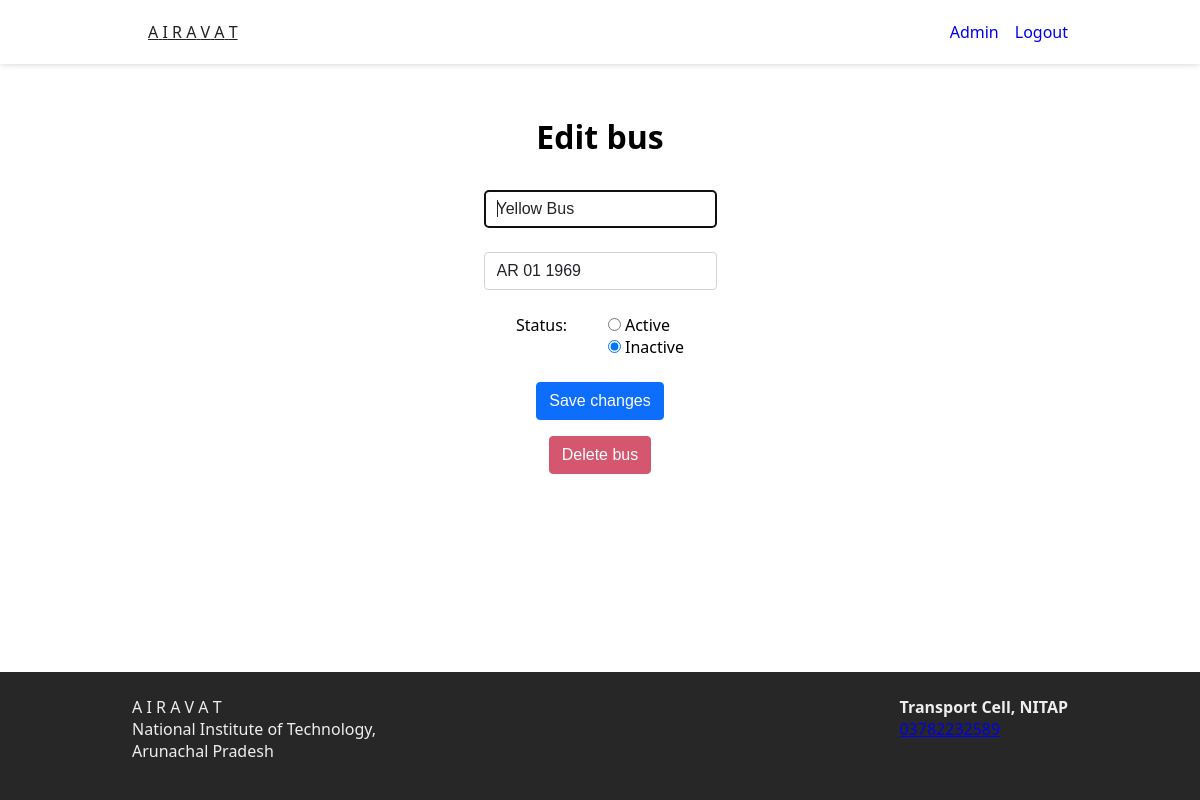
The app's page /update_bus?id=2 (signed in), older data.
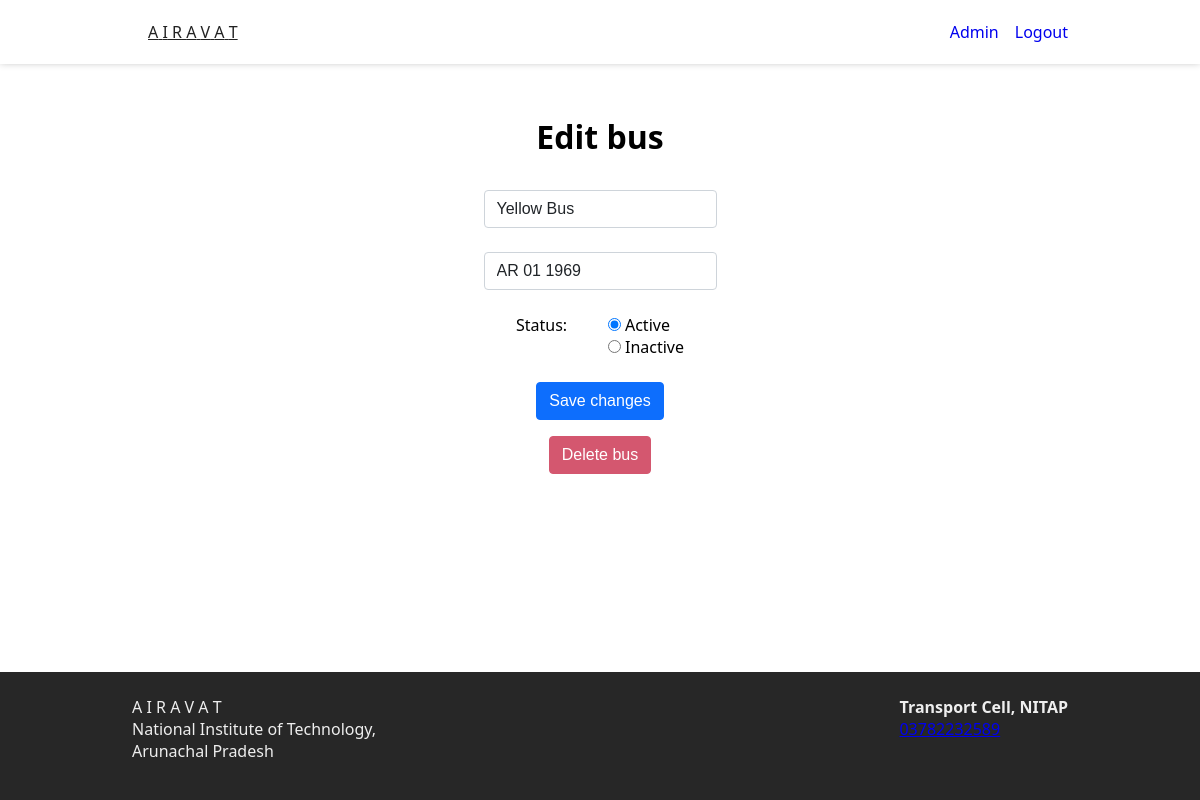
The same page, newer data.
### tables this page shows
CREATE TABLE bus (
    id INTEGER,
    name TEXT DEFAULT "Bus" NOT NULL,
    license_plate TEXT NOT NULL,
    status INTEGER DEFAULT 1 NOT NULL,
    long REAL,
    lat REAL,
    in_campus_location TEXT,
    PRIMARY KEY(id)   
);

### app.py (the view, shortened to what this page needs)
@app.route("/update_bus", methods=["GET", "POST"])
@login_required
def update_bus():
    if (request.method == "GET"):
        id = request.args.get('id')
        bus = db.execute("SELECT * FROM bus WHERE id IS ?", id)[0]
        return render_template("editbus.html", bus=bus)

### helpers.py (called while the page is built)
def login_required(f):
    @wraps(f)
    def decorated_function(*args, **kwargs):
        if session.get("user_id") is None:
            return redirect("/login")
        return f(*args, **kwargs)
    return decorated_function

### templates/editbus.html (shortened to what this page needs)
{% extends "layout.html" %}
{% block main %}
<div class="container section tab-view active-view">
    <h1 class="page-heading">Edit bus</h2>
        <form class="bus-form" action="/update_bus" method="post">
            <div class="form-inp">
                <input autocomplete="off" autofocus class="form-control" id="busname" name="busname"
                    value="{{ bus.name }}" placeholder="Bus name" type="text">
            </div>
            <div class="form-inp">
                <input autocomplete="off" autofocus class="form-control" id="license" name="license"
                    value="{{ bus.license_plate }}" placeholder="License Plate" type="text" required>
            </div>
            <div class="form-inp radios">
                <div class="label">Status: </div>
                <div>
                {% if bus.status == 0 %}
                <input type="radio" id="statusActive" name="status" value="active">
                <label for="active">Active</label><br>
                <input type="radio" id="statusInactive" name="status" value="inactive" checked>
                <label for="inactive">Inactive</label><br>
                {% else %}
                <input type="radio" id="statusActive" name="status" value="active" checked>
                <label for="active">Active</label><br>
                <input type="radio" id="statusInactive" name="status" value="inactive">
                <label for="inactive">Inactive</label><br>
                {% endif %}
                </div>
            </div>
            <button class="btn form-submit" type="submit">Save changes</button>
        </form>
        <form class="bus-form" action="/remove" method="post">
            <button class="btn delete" type="submit">Delete bus</button>
        </form>
</div>
{% endblock %}

### templates/layout.html (shortened to what this page needs)
<!DOCTYPE html>
<html lang="en">
<head>
  <link rel="stylesheet" href="static/style.css">
</head>
<body>
  <nav class="main-nav">
    <div class="main-nav-wrapper container">
      <div class="airavat-logo">
        <a class="nav-item" href="/">
          <span>A</span>
          <span>I</span>
          <span>R</span>
          <span>A</span>
          <span>V</span>
          <span>A</span>
          <span>T</span>
        </a>
      </div>
      {% if session["user_id"] %}
      <ul class="nav-lis">
        <li class="nav-item">
          <a class="nav-link" href="/admin">Admin</a>
        </li>
        <li class="nav-item">
          <a class="nav-link" href="/logout">Logout</a>
        </li>
      </ul>
      {% else %}
      <ul class="nav-lis">
        <li class="nav-item">
          <a class="nav-link" href="/login">Admin login</a>
        </li>
      </ul>
      {% endif %}
    </div>
  </nav>
  <main class="main-main">
    {% block main %}{% endblock %}
  </main>
  <footer class="main-footer">
    <div class="main-footer-wrapper container">
      <div class="left">
        <div class="airavat-logo">
          <span>A</span>
          <span>I</span>
          <span>R</span>
          <span>A</span>
          <span>V</span>
          <span>A</span>
          <span>T</span>
        </div>
        <p>
          National Institute of Technology,<br>
          Arunachal Pradesh
        </p>
      </div>
      <div class="right">
        <p><strong>Transport Cell, NITAP</strong></p>
        <p><a href="tel:+913782232589">03782232589</a></p>
      </div>
    </div>
  </footer>
</body>
</html>

### static/style.css (style rules this page uses)
* { padding: 0; margin: 0; box-sizing: border-box; }
:root { --nav-height: 4rem; --ftr-height: 8rem; }
.container { margin: auto; max-width: 1000px; padding: 0 2rem; }
.section { padding-top: 3rem; padding-bottom: 3rem; }
body { font-family: 'Segoe UI', Tahoma, Geneva, Verdana, sans-serif; }
.main-main { min-height: calc(100vh - var(--nav-height) - var(--ftr-height)); padding: 0 0 3.2rem; }
.main-main > .container:first-child { padding-top: 3.2rem; }
.page-heading { text-align: center; margin: 0 0 2rem; }
.form-inp { margin-bottom: 1.5rem; }
.form-inp.radios { display: flex; flex-direction: row; align-items: flex-start; min-width: 10.5rem; justify-content: space-between; }
.radios > .label { margin-right: 0.8rem; }
.form-control { display: block; width: 100%; padding: 0.375rem 0.75rem; font-size: 1rem; font-weight: 400; line-height: 1.5; color: #212529; background-color: #fff; background-clip: padding-box; border: 1px solid #ced4da; -webkit-appearance: none; -moz-appearance: none; appearance: none; border-radius: 0.25rem; transition: border-color .15s ease-in-out,box-shadow .15s ease-in-out; }
.btn { display: inline-block; font-weight: 400; line-height: 1.5; color: #212529; text-align: center; text-decoration: none; vertical-align: middle; cursor: pointer; -webkit-user-select: none; -moz-user-select: none; user-select: none; background-color: transparent; border: 1px solid transparent; padding: 0.375rem 0.75rem; margin-bottom: 1rem; font-size: 1rem; border-radius: 0.25rem; transition: color .15s ease-in-out,background-color .15s ease-in-out,border-color .15s ease-in-out,box-shadow .15s ease-in-out; }
button.delete { background-color: #d4576f; border-color: #d4576f; color: #fff; }
.form-submit { color: #fff; background-color: #0d6efd; border-color: #0d6efd; }
.main-nav { height: var(--nav-height); box-shadow: 0 -2px 8px rgb(0 0 0 / 32%); position: sticky; top: 0; z-index: 10; background-color: white; }
.main-nav-wrapper { display: flex; flex-direction: row; height: 100%; align-items: center; justify-content: space-between; }
.nav-lis { display: flex; flex-direction: row; list-style: none; padding-left: 0; }
.nav-item { margin-left: 1rem; color: #222222; }
.nav-link { text-decoration: none; }
.tab-view { display: none; }
.tab-view.active-view { display: block; }
.bus-form { display: flex; flex-direction: column; margin: auto; align-items: center; justify-content: space-between; }
.main-footer { height: var(--ftr-height); background-color: #272727; color: #eee; }
.main-footer-wrapper { padding-top: 1.5rem; padding-bottom: 1.5rem; display: flex; justify-content: space-between; }

Row changes from the older to the newer data that the page shows:
changed bus "Yellow Bus": status 0 → 1 (drawn)
Text that changed along with them:
form field status: (not shown) → "☑"
form field status: (not shown) → "☐"
form field status: "☐" → (not shown)
form field status: "☑" → (not shown)
